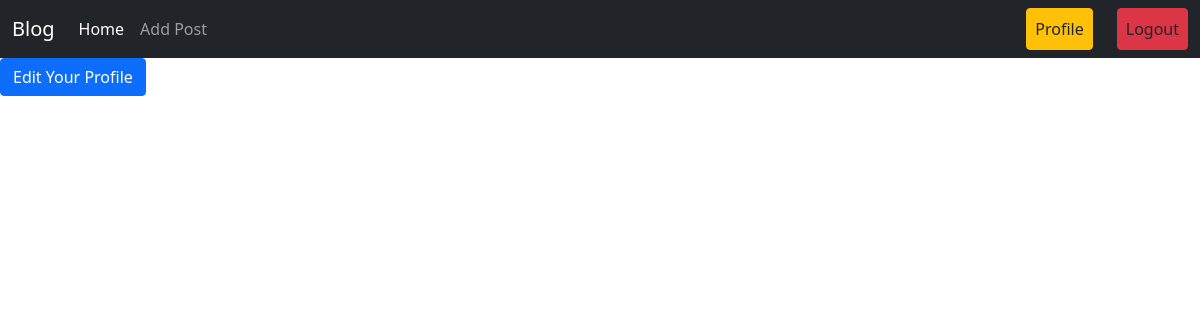
The page /author/profile/ (signed in) on the database as committed earlier.
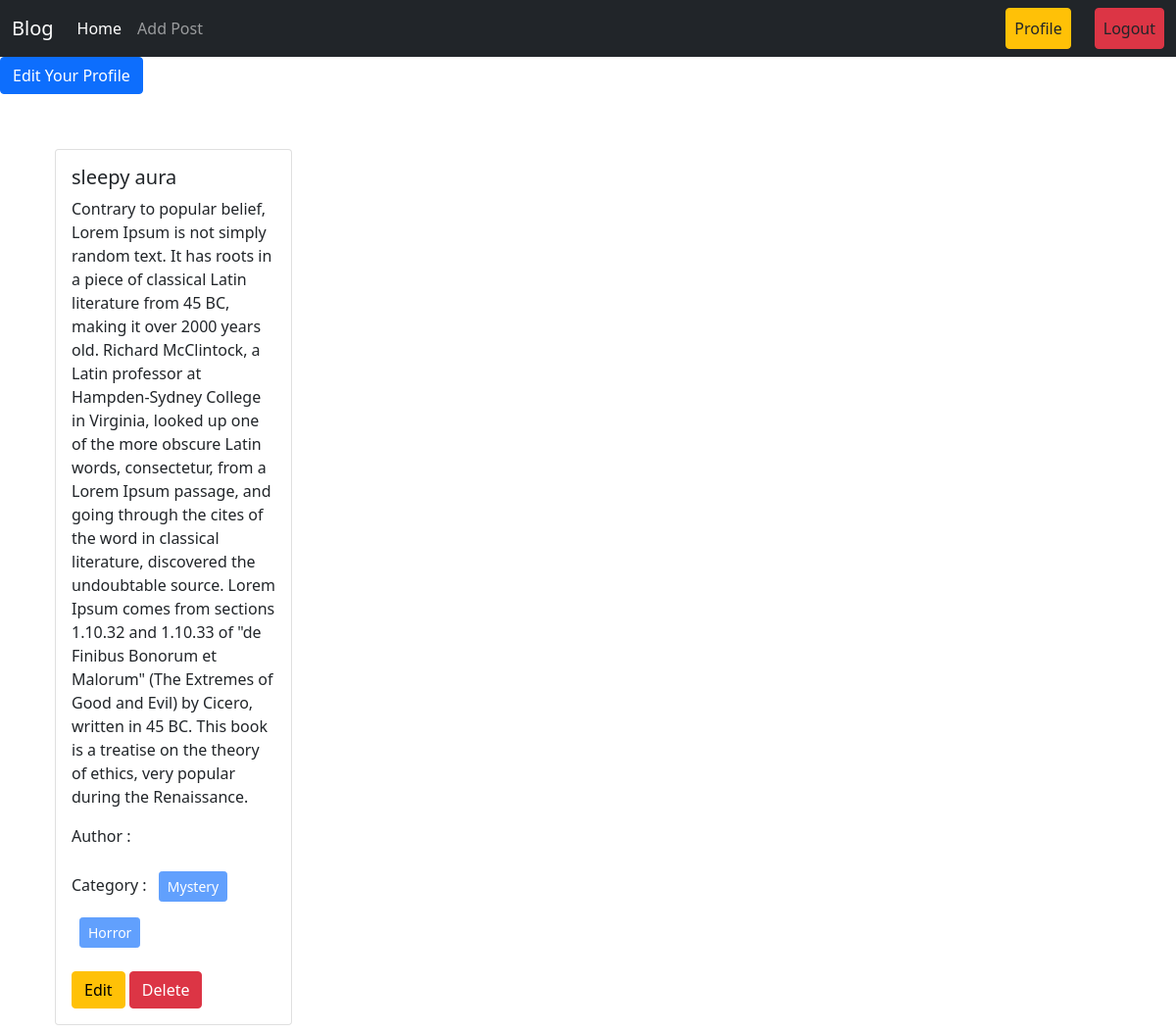
The same page on the database as committed later.
### posts/models.py (models this page shows, shortened)
class Post(models.Model):
    title = models.CharField(max_length=50)
    content = models.TextField()
    category = models.ManyToManyField(Category)
    author = models.ForeignKey(User, on_delete=models.CASCADE)

### categories/models.py (models this page shows, shortened)
class Category(models.Model):
    name = models.CharField(max_length=100)

### author/views.py (the view)
# urls.py: path('profile/', views.profile, name = 'profile'),
@login_required
def profile(request):
    data = Post.objects.filter(author = request.user)
    return render(request, 'profile.html',{'data':data})

### author/templates/profile.html
{% extends 'base.html' %} {% load crispy_forms_tags %} {% block content %}
<div>
  <a href="{% url 'edit_profile' %}" class="btn btn-primary"
    >Edit Your Profile</a
  >
</div>
<div class="row px-5 pt-5">
  {% for post in data %}
  <div class="col-sm-3">
    <div class="card m-2">
      <div class="card-body">
        <h5 class="card-title">{{post.title}}</h5>
        <p class="card-text">{{post.content}}</p>
        <p>Author : {{post.author.first_name}} {{post.author.last_name}}</p>
        <p>
          Category : {% for cat in post.category.all %}
          <button class="btn btn-primary btn-sm m-2" disabled>
            {{cat.name}}
          </button>
          {% endfor %}
        </p>
        <a href="{% url 'edit_post' post.id %}" class="btn btn-warning">Edit</a>
        <a href="{% url 'delete_post' post.id %}" class="btn btn-danger"
          >Delete
        </a>
      </div>
    </div>
  </div>
  {% endfor %}
</div>
{% endblock %}

Rows that differ between the two databases and show on the page:
added Post: title "sleepy aura", content "Contrary to popular belief, Lorem Ipsum is not simply random text. It has roots in a piece of classical Latin literature from 45 BC, making it over 2000 years old. Richard McClintock, a Latin professor at Hampden-Sydney College in Virginia, looked up one of the more obscure Latin words, consectetur, from a Lorem Ipsum passage, and going through the cites of the word in classical literature, discovered the undoubtable source. Lorem Ipsum comes from sections 1.10.32 and 1.10.33 of \"de Finibus Bonorum et Malorum\" (The Extremes of Good and Evil) by Cicero, written in 45 BC. This book is a treatise on the theory of ethics, very popular during the Renaissance."
added Category: name "Mystery"
added Category: name "Horror"
